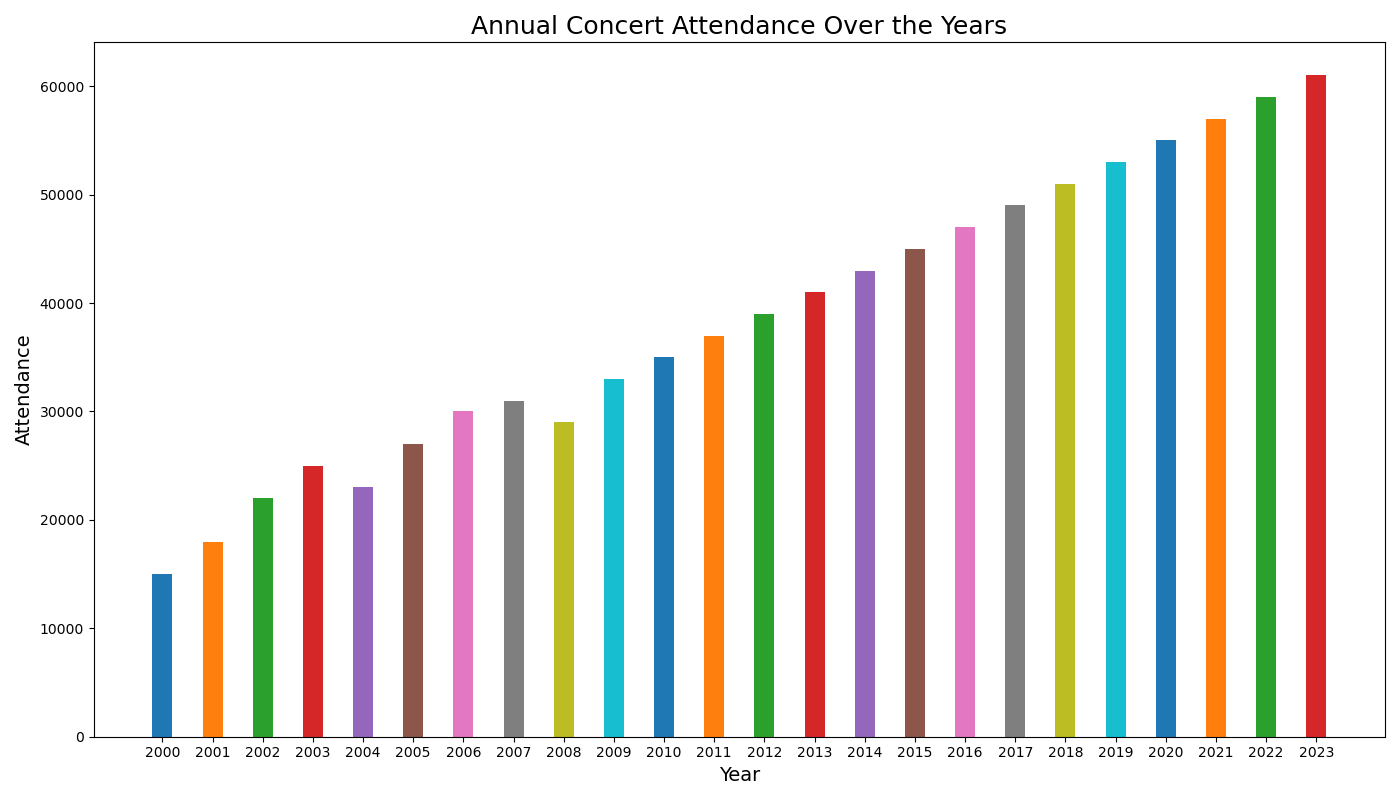

This chart was generated by the following Python code:

import matplotlib.pyplot as plt

# Data to plot
years = ['2000', '2001', '2002', '2003', '2004', '2005',
         '2006', '2007', '2008', '2009', '2010', '2011',
         '2012', '2013', '2014', '2015', '2016', '2017',
         '2018', '2019', '2020', '2021', '2022', '2023']
attendance = [15000, 18000, 22000, 25000, 23000, 27000,
              30000, 31000, 29000, 33000, 35000, 37000,
              39000, 41000, 43000, 45000, 47000, 49000,
              51000, 53000, 55000, 57000, 59000, 61000]

# Plot a vertical bar chart
plt.figure(figsize=(14, 8))  # Width and height of the chart
plt.bar(x=years, height=attendance, color=[
    '#1f77b4', '#ff7f0e', '#2ca02c', '#d62728', 
    '#9467bd', '#8c564b', '#e377c2', '#7f7f7f', 
    '#bcbd22', '#17becf', '#1f77b4', '#ff7f0e', 
    '#2ca02c', '#d62728', '#9467bd', '#8c564b', 
    '#e377c2', '#7f7f7f', '#bcbd22', '#17becf', 
    '#1f77b4', '#ff7f0e', '#2ca02c', '#d62728'], 
    width=0.4)  # Band width of the bars

# Set the title and labels
plt.title('Annual Concert Attendance Over the Years', fontsize=18)
plt.xlabel('Year', fontsize=14)
plt.ylabel('Attendance', fontsize=14)

# Display the chart
plt.tight_layout()  # Adjust the padding between and around subplots.
plt.show()
